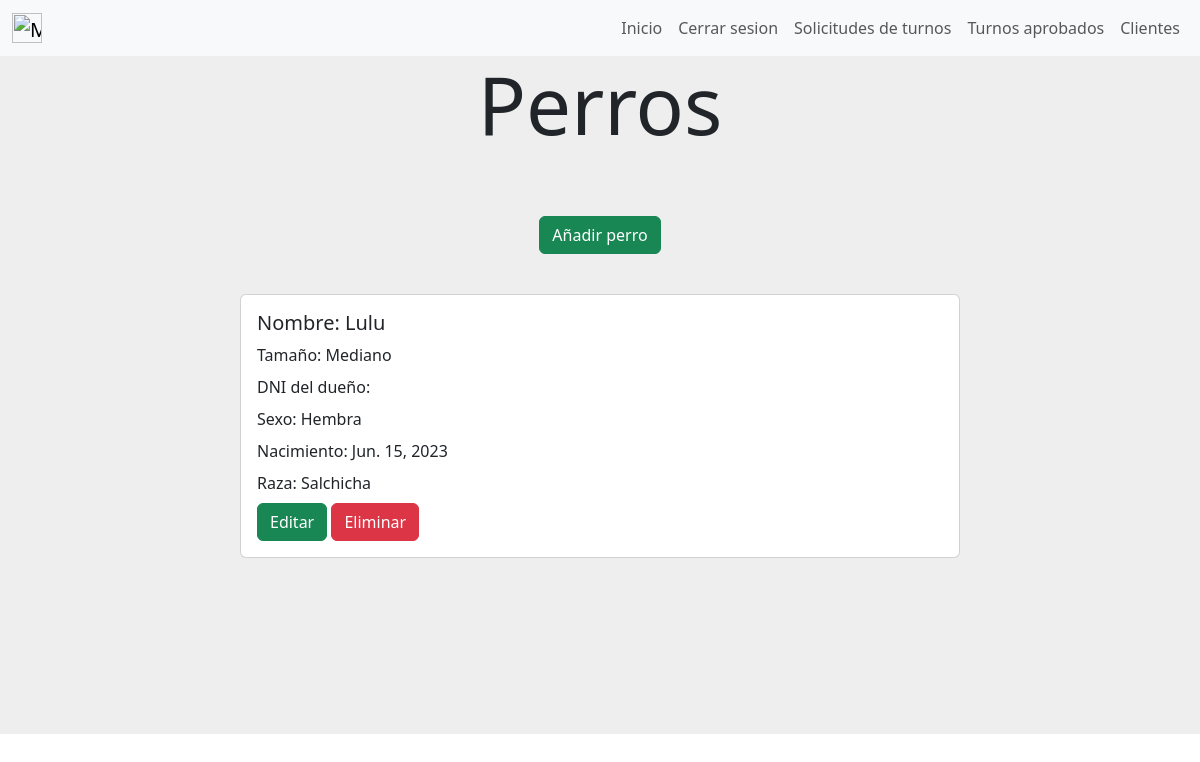
/perros (signed in), run on an earlier commit of the app's database.
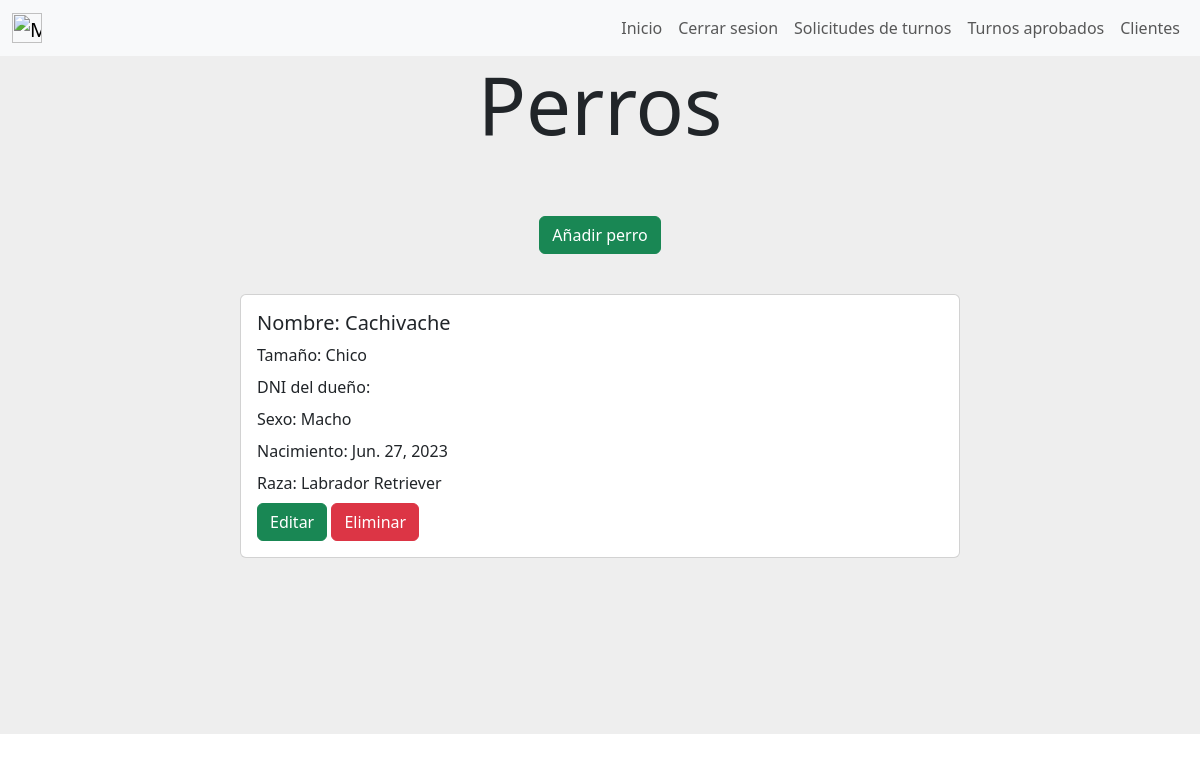
And on a later commit of the database.
### gestion_de_mascotas/models.py (models this page shows, shortened)
class Perro(models.Model):
    nombre = models.CharField(verbose_name="Nombre",max_length=30)
    size = models.CharField(verbose_name="Tamaño", max_length=50)
    owner = models.ForeignKey(User, on_delete=models.CASCADE)
    raza = models.ForeignKey(Raza, on_delete=models.CASCADE, default=None, null=True)
    sexo = models.CharField(max_length=30,null=True, default=None)
    nacimiento = models.DateField()
    class Meta:
        unique_together = (('nombre', 'owner'))
        verbose_name='perro'
        verbose_name_plural='perros'

class Raza(models.Model):
    nombre = models.CharField(max_length=50)
    class Meta():
        verbose_name = "Raza"
        verbose_name_plural = "Razas"
    def __str__(self) :
        return self.nombre

### gestion_de_mascotas/views.py (the view)
# urls.py: path('perros',views.perros, name= "perros"),
def perros (request) :
    perros=Perro.objects.all()
    return render(request,"gestion_de_mascotas/perros.html",{"perros":perros})

### gestion_de_mascotas/templates/gestion_de_mascotas/perros.html (shortened to what this page needs)
{% extends "gestion_de_usuarios/base.html" %}
{% block content %}
{% if user.is_superuser %}
<div style="background-color:#eee;height: 20%;text-align: center;">
    <h1 class="display-1">Perros</h1>
</div>
<div style="background-color: #eee;background-position: center;background-size: cover; align-items: center;justify-content: center;display: flex;">
    <a class="btn btn-success" href="{% url 'cargar_perro' %}" style="color:white;">Añadir perro</a>
</div>
<div style="background-color:#eee;height: 5%;text-align: center;">
</div>
{% if perros.count == 0 %}
<div style="background-color: #eee;background-position: center;background-size: cover; align-items: center;justify-content: center;display: flex;">
    <div class="card mb-3 element-home-color" style="width: 60%;">
        <div class="row g-0">
            <div class="card">
                <div class="card-body">
                    Aún no hay ningún perro agregado.
                </div>
            </div>
        </div>
    </div>
</div>
{% else %}
        {% for perro in perros %}
        <div style="background-color: #eee;background-position: center;background-size: cover; align-items: center;justify-content: center;display: flex;">
            <div class="card mb-3 element-home-color" style="width: 60%;">
                <div class="row g-0">
                <div class="col-md-8">
                    <div class="card-body">
                    <h5 class="card-title">Nombre: {{perro.nombre}}</h5>
                    <p class="card-title">Tamaño: {{perro.size}}</p>
                    <p class="card-title">DNI del dueño: {{perro.dni_owner}}</p>
                    <p class="card-title">Sexo: {{perro.sexo}}</p>
                    <p class="card-title">Nacimiento: {{perro.nacimiento}}</p>
                    <p class="card-title">Raza: {{perro.raza}}</p>
                    <a class="btn btn-success" href="{% url 'editar_perro' perro.id %}" style="color:white;">Editar</a>
                    <a href ="#" class="btn btn-danger" onclick="delete_perro({{perro.id}})" style="color:white;">Eliminar</a>
                    </div>
                </div>
                </div>
            </div>
        </div>
        {% endfor %}
<div style="background-color:#eee;height: 20%;">
</div>
{% endif %}
{% else %}
    <img src="https://st.depositphotos.com/31068556/51146/v/600/depositphotos_511461970-stock-illustration-concept-design-of-an-empty.jpg" class="img-fluid rounded-start" alt="..." style="border-radius: 4px;">
{% endif %}
{% endblock %}

What changed in the data, as far as the page shows it:
removed Perro: nombre "Lulu", size "Mediano", sexo "Hembra", nacimiento "Jun. 15, 2023", raza "Salchicha"
added Perro: nombre "Cachivache", size "Chico", sexo "Macho", nacimiento "Jun. 27, 2023", raza "Labrador Retriever"
